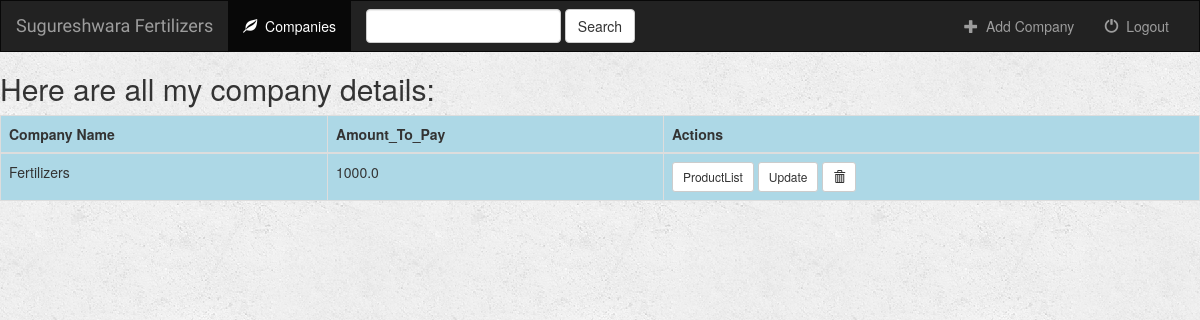
The app's page /fertilizers/ (signed in), older data.
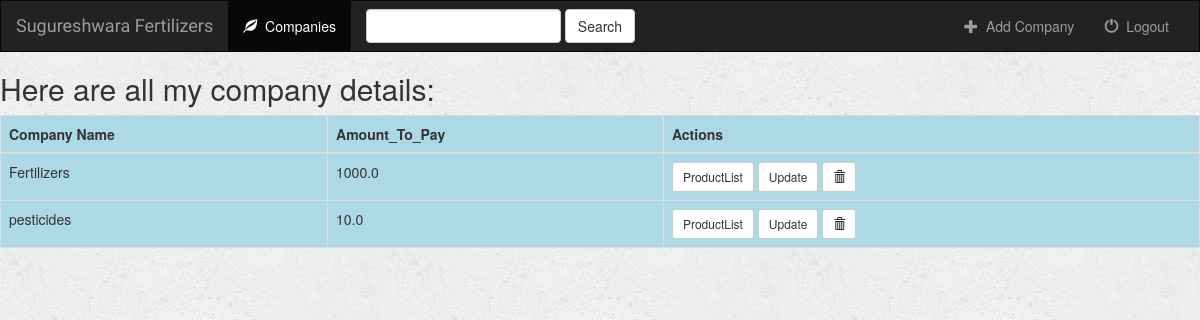
The same page, newer data.
### fertilizers/models.py (models this page shows, shortened)
class Company(models.Model):
    Name = models.CharField(max_length=100)
    Amount_To_Pay = models.FloatField()

### fertilizers/views.py (the view)
class IndexViewCompany(generic.ListView):
    template_name = 'fertilizers/index.html'
    context_object_name = 'all_companies'
    def get_queryset(self):
        return Company.objects.all()

### fertilizers/templates/fertilizers/index.html (shortened to what this page needs)
{% extends 'fertilizers/base.html' %}
{% block body %}
        {% if all_companies %}
            <h2>Here are all my company details:</h2>
            <div style="background-color:lightblue">
            <table class="table table-bordered">
                <thead>
                    <th>Company Name</th>
                    <th>Amount_To_Pay</th>
                    <th>Actions</th>
                </thead>
                {% for company in all_companies %}
                    <tr>
                        <td>{{ company.Name }}</td>
                        <td>{{ company.Amount_To_Pay }}</td>
                        <td>
                            <form action="{% url 'fertilizers:Detail-company' company.id %}" method="get" style="display:inline">
                                <button type="submit" class="btn btn-default btn-sm">ProductList</button>
                            </form>
                            <form action="{% url 'fertilizers:Update-company' company.id %}" method="" style="display:inline" onsubmit="return confirm('Sure you want to update');">
                                <button type="submit" class="btn btn-default btn-sm">Update</button>
                            </form>
                            <form action="{% url 'fertilizers:Delete-company' company.id %}" method="post" style="display:inline;" onsubmit="return confirm('Are you sure to delete');">
                                <button type="submit" class="btn btn-default btn-sm">
                                    <span class="glyphicon glyphicon-trash"></span>
                                </button>
                            </form>
                        </td>
                    </tr>
                {% endfor %}
            </table>
            </div>
        {% else %}
            <h2>You don't have any company lists to display</h2>
        {% endif %}
{% endblock %}

### fertilizers/templates/fertilizers/base.html (shortened to what this page needs)
<!DOCTYPE html>
<html lang="en">
<head>
    <link rel="stylesheet" href="https://maxcdn.bootstrapcdn.com/bootstrap/3.3.7/css/bootstrap.min.css">
    {% load static %}
    <link rel="stylesheet" type="text/css" href="{% static 'fertilizers/style.css' %}" />
</head>
<body>
{% if user.is_authenticated %}
    <nav class="navbar navbar-inverse">
        <div class="container-fluid">
            <div class="navbar-header">
                <a class="navbar-brand" href="{% url 'fertilizers:index' %}">Sugureshwara Fertilizers</a>
            </div>
            <div class="collapse navbar-collapse" id="topNavBar">
                <ul class="nav navbar-nav">
                    <li class="active">
                        <a href="{% url 'fertilizers:index' %}">
                            <span class="glyphicon glyphicon-leaf" area-hidden="true"></span>&nbsp; Companies
                        </a>
                    </li>
                </ul>
                <form class="navbar-form navbar-left" role="search" method="get" action="#">
                    <div class="form-group">
                        <input type="text" class="form-control" name="q" value="">
                    </div>
                    <button type="submit" class="btn btn-default">Search</button>
                </form>
                <ul class="nav navbar-nav navbar-right">
                    <li class="">
                        {% block product %}
                        <a href="{% url 'fertilizers:Add-company' %}">
                            <span class="glyphicon glyphicon-plus" aria-hidden="true"></span>&nbsp; Add Company
                        </a>
                        {% endblock %}
                    </li>
                    <li class="">
                        <a href="{% url 'logout' %}">
                            <span class="glyphicon glyphicon-off" aria-hidden="true"></span>&nbsp; Logout
                        </a>
                    </li>
                </ul>
            </div>
        </div>
    </nav>
    {% block body %}
    {% endblock %}
{% else %}
          <p>You are not logged in, please login with below link</p>
          <a href="{% url 'login' %}">login</a>
    {% endif %}
    </body>
</html>

### fertilizers/static/fertilizers/style.css (style rules this page uses)
body { background: white url("images/background.png"); }
.navbar { border-radius: 0; }
.navbar-brand { font-family: 'Satisfy', cursive; }

Row changes from the older to the newer data that the page shows:
added Company: Name "pesticides", Amount_To_Pay "10.0"
